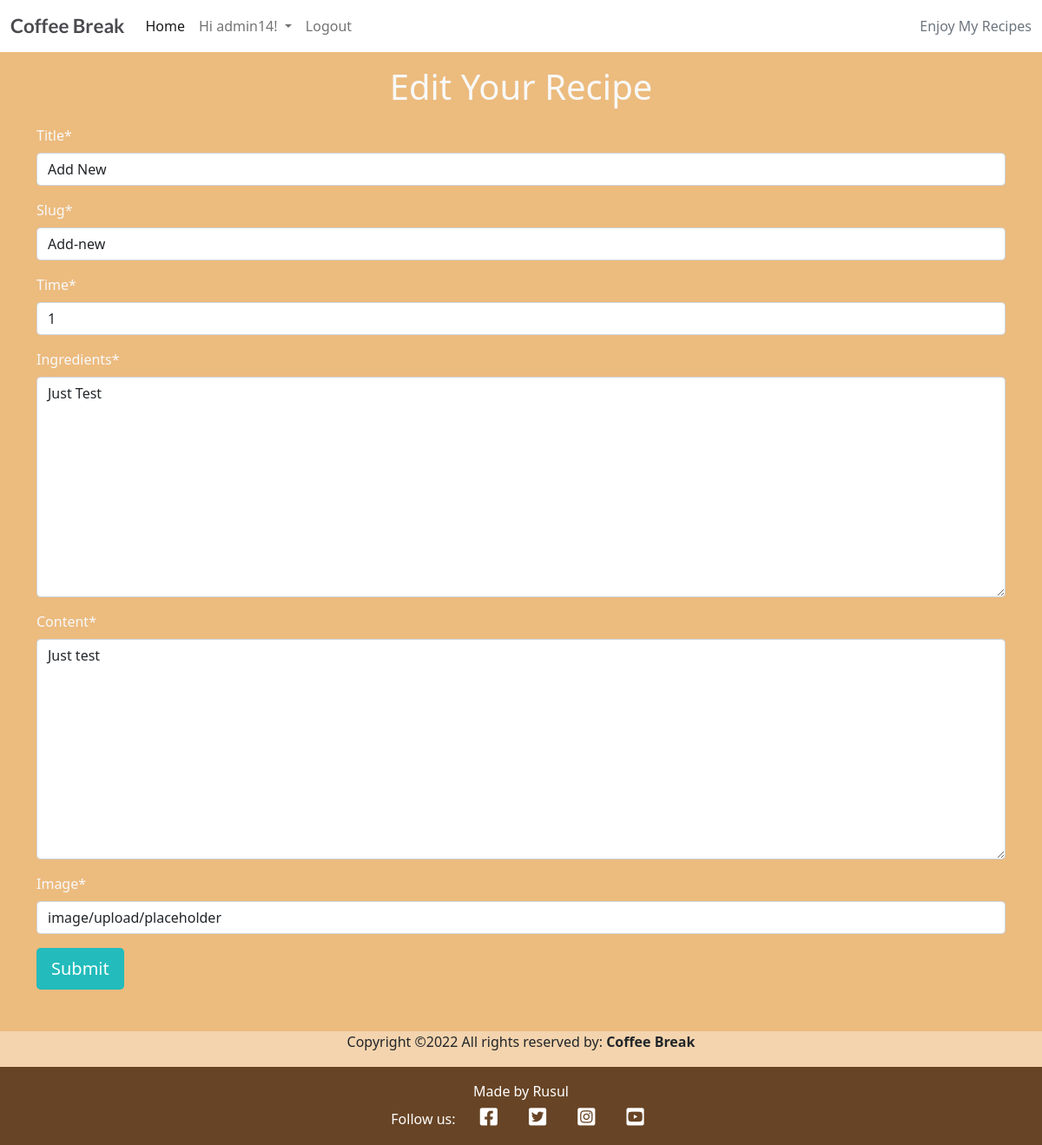
The page /edit_recipe/Add-new (signed in) on the database its author committed.
### coffeeblog/models.py (models this page shows, shortened)
class Post(models.Model):
    title = models.CharField(max_length=200, unique=True)
    slug = models.SlugField(max_length=200)
    author = models.ForeignKey(
        User, on_delete=models.CASCADE, related_name="blog_posts")
    updated_on = models.DateTimeField(auto_now=True)
    ingredients = models.TextField(default="")
    content = models.TextField(default="")
    time = models.IntegerField(default=0)
    featured_image = CloudinaryField('image', default='placeholder')
    excerpt = models.TextField(blank=True)
    created_on = models.DateTimeField(auto_now_add=True)
    status = models.IntegerField(choices=STATUS, default=0)
    likes = models.ManyToManyField(
        User, related_name='blogpost_likes', blank=True)
    class Meta:
        ordering = ['-created_on']

### coffeeblog/views.py (the view)
# urls.py: path('edit_recipe/<slug:slug>', views.edit_recipe, name='edit_recipe'),
def edit_recipe(request, slug):
    post = get_object_or_404(Post, slug=slug)
    recipe_form = RecipeForm(request.POST or None, instance=post)
    context = {
        "recipe_form": recipe_form,
        "post": post,
    }
    if request.method == "POST":
        recipe_form = RecipeForm(request.POST, instance=post)
        if recipe_form.is_valid():
            recipe = recipe_form.save(commit=False)
            recipe.author = request.user
            recipe.save()
            return redirect('home')
        else:
            return render(request, "base.html", context)
    else:
        return render(request, "edit_recipe.html", context)

### coffeeblog/forms.py
class RecipeForm(forms.ModelForm):
    class Meta:
        model = Post
        fields = ('title', 'slug', 'time', 'ingredients',
                  'content', 'featured_image',)

### templates/edit_recipe.html (shortened to what this page needs)
{% extends 'base.html' %}
{% load cloudinary %}
{% load crispy_forms_tags %}
{% load static %}
{% block content %}
    {% if user.is_authenticated %}
    <div class="container text-light">
        <div class="row">
            <div class="col mt-3 mb-5">
                <h1 class="text-center clack-text">Edit Your Recipe</h1>
                <form action="?action=save" method="post" style="margin-top: 1.3em;" enctype="multipart/form-data">
                    <div class="row">
                        <div class="col">
                            {{ recipe_form | crispy | safe }}
                        </div>
                    </div>
                    <button type="submit" class="btn btn-signup btn-lg green-btn">Submit</button>
                </form>
            </div>
        </div>
    </div>
    {% endif %}
{% endblock %}

### templates/base.html (shortened to what this page needs)
{% load static %}
<!DOCTYPE html>
<html class="h-100">
<head>
    <link rel="stylesheet" href="https://cdnjs.cloudflare.com/ajax/libs/font-awesome/5.15.3/css/all.min.css">
    <link href="https://cdn.jsdelivr.net/npm/bootstrap@5.0.1/dist/css/bootstrap.min.css" rel="stylesheet"
>
    <link rel="stylesheet" href="{% static 'css/style.css' %}">
</head>
<body class="d-flex flex-column h-100 main-bg">
    <nav class="navbar navbar-expand-lg navbar-light bg-white">
        <div class="container-fluid">
            <a class="navbar-brand" href="{% url 'home' %}"><span class="brand">Coffee Break</span></a>
            <div class="collapse navbar-collapse" id="navbarText">
                <ul class="navbar-nav me-auto mb-2 mb-lg-0">
                    <li class="nav-item">
                        <a class="nav-link active" aria-current="page" href="{% url 'home' %}">Home</a>
                    </li>
                    {% if user.is_authenticated %}
                    <li class="nav-item dropdown nav-style">
                        <a class="nav-link dropdown-toggle welcome" href="#" id="navbarDropdown" role="button"
                            data-bs-toggle="dropdown" aria-expanded="false">
                            <span class="welcome-usr">Hi {{ user.username }}!</span>
                        </a>
                    <li class="nav-item">
                        <a class="nav-link" href="{% url 'account_logout' %}">Logout</a>
                    </li>
                    {% endif %}
                </ul>
                <span class="navbar-text text-muted">
                    Enjoy My Recipes
                </span>
            </div>
        </div>
    </nav>
    <main class="flex-shrink-0 main-bg">
        {% block content %}{% endblock content %}
    </main>
    <div class="row align-items-center">
        <div class="m-0 text-center text-white8">
            <p> Copyright &copy;2022 All rights reserved by:
                    <strong class="black-text">Coffee Break</strong>
                </p>
        </div>
    </div>
    <footer class="footer mt-auto py-3 dark-bg">
        <p class="m-0 text-center text-white">Made by Rusul</p>
        <p class="m-0 text-center text-white">Follow us: <a href="https://www.facebook.com" class="btn-floating btn-sm text-white"
            style="font-size: 23px;" aria-label="Social Link - Facebook" target="_blank"><i class="fab fa-facebook-square ms-3"></i></a>
            <a href="https://www.twitter.com" class="btn-floating btn-sm text-white"
            style="font-size: 23px;" aria-label="Social Link - Twitter" target="_blank"><i class="fab fa-twitter-square ms-3"></i></a>
            <a href="https://www.instagram.com" class="btn-floating btn-sm text-white"
            style="font-size: 23px;" aria-label="Social Link - Instagram" target="_blank"><i class="fab fa-instagram-square ms-3"></i></a>
            <a href="https://www.youtube.com" class="btn-floating btn-sm text-white"
            style="font-size: 23px;" aria-label="Social Link - YouTube" target="_blank"><i class="fab fa-youtube-square ms-3"></i></a></p>
    </footer>
</body>
</html>

### static/css/style.css (style rules this page uses)
body { background-color: #F9FAFC; background-repeat: no-repeat; }
.brand { font-family: Lato, sans-serif; font-size: 1.4rem; font-weight: 700; color: #4A4A4F; }
.dark-bg { background-color: #674425; }
.main-bg { background-color: #e1943566; }
.btn-signup { background-color: #23BBBB; color: #fff; }

### rows shown on the page
Post: title "Add New", slug "Add-new", time "1", ingredients "Just Test", content "Just test", featured_image "image/upload/placeholder"

### other values the page prints
{{ user.username }} "admin14"
